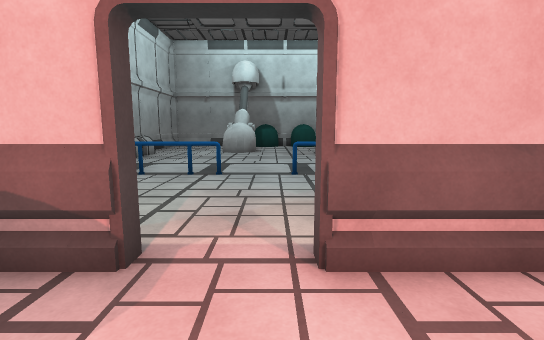
View 1 (above)

20 first-person views from a walk through a 3-D level made in the Unity game engine. The camera is 1.4 m above the floor, tilts 8° down and sees 85° across. Doors are open. The floor is counted in squares, 1 m on a side. Each view is taken from the middle of a square. On the plan, view 1 faces up. The plan holds only what a view shows up to about 14 squares ahead; the rest is blank.

View 2
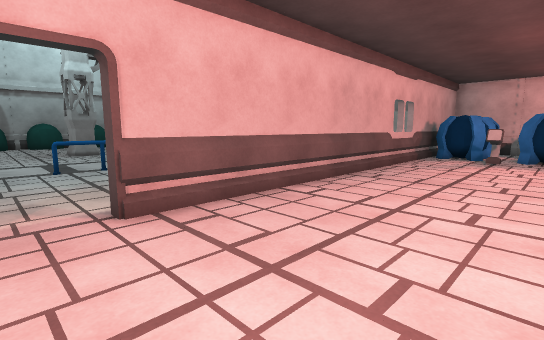

View 3
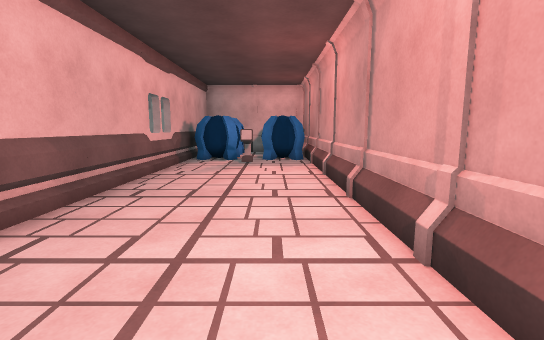

View 4
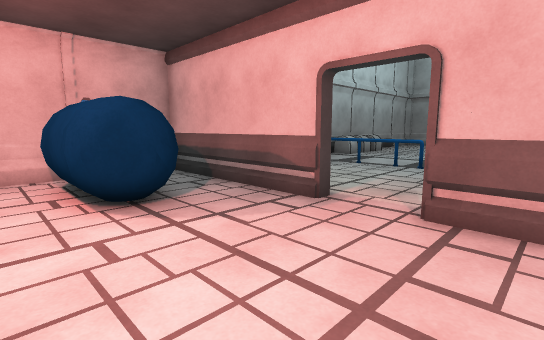

View 5
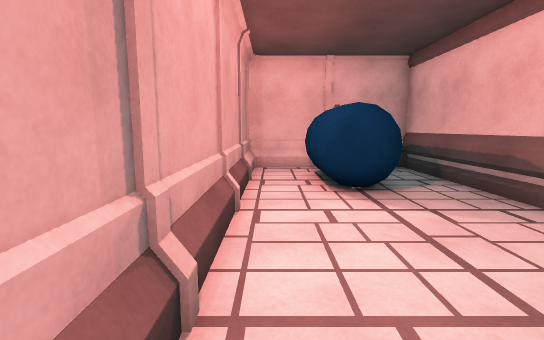

View 6
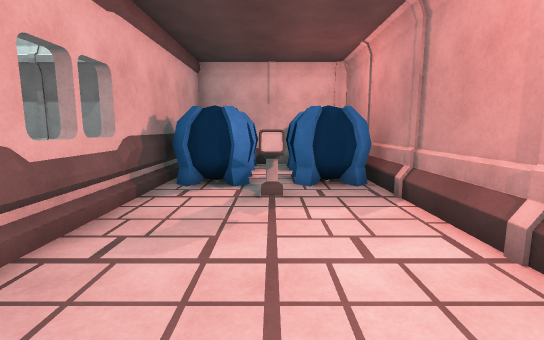

View 7
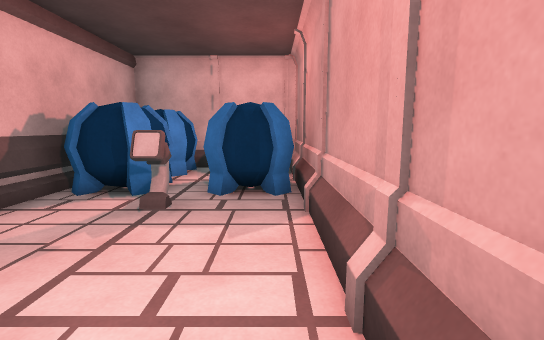

View 8
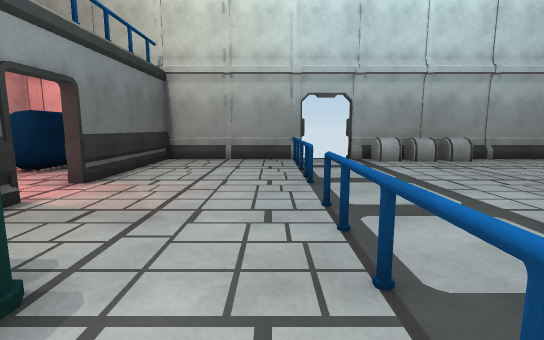

View 9
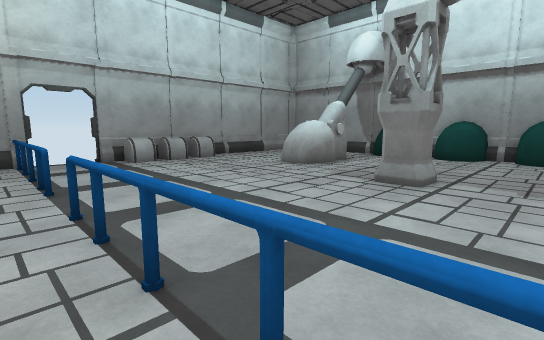

View 10
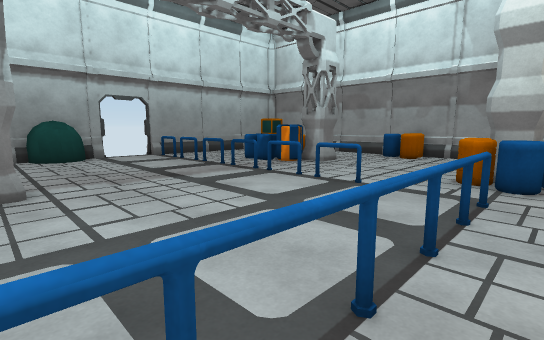

View 11
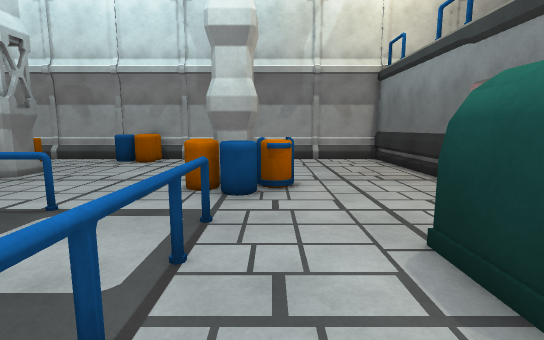

View 12
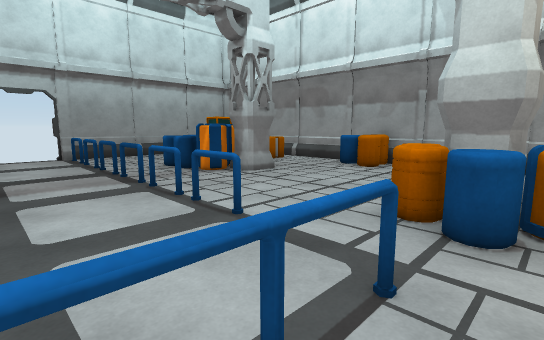

View 13
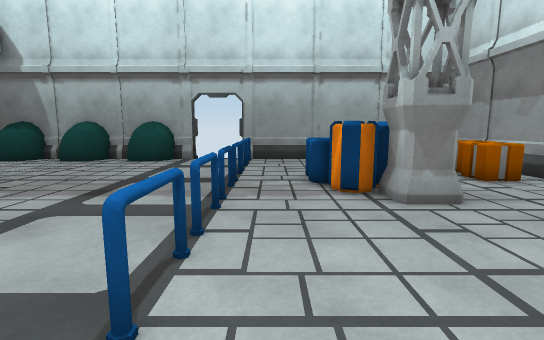

View 14
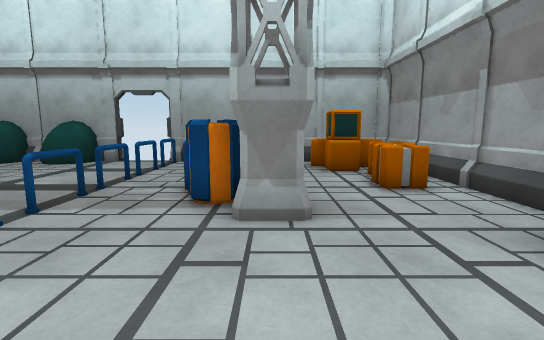

View 15
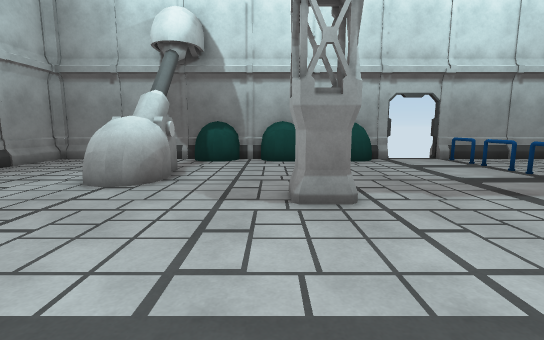

View 16
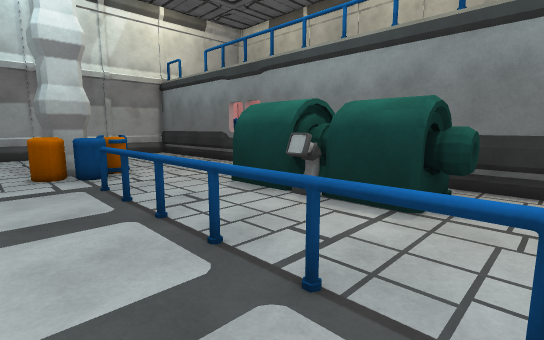

View 17
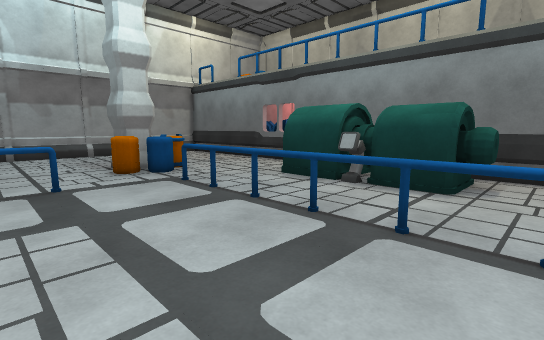

View 18
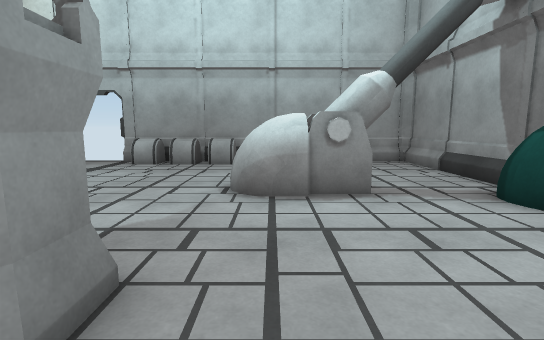

View 19
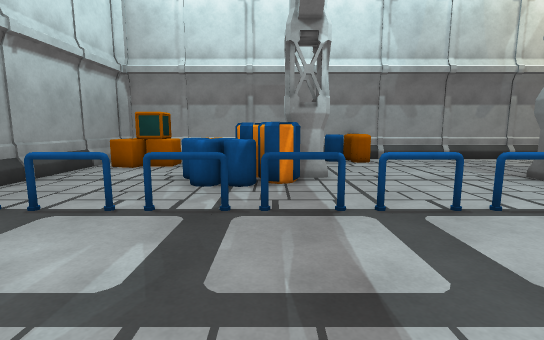

View 20
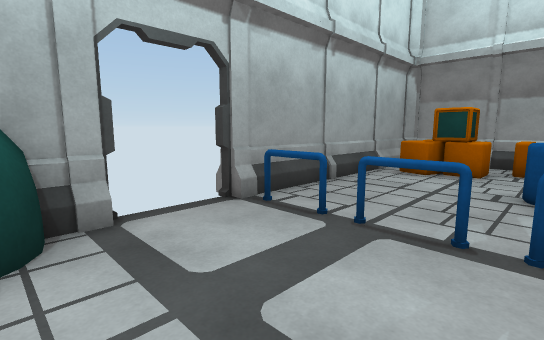

### Floor plan
Ten units are one square. View 1 is at (0, 0); x grows to the right and y downward. Boxes are objects, and circles mark ways between rooms. Rooms are numbered by the first view taken in them; rooms with no view inside come last. Other rooms are left out.
<svg viewBox="-85 -250 279 284">
<path fill="none" stroke="#000" d="M-15 -34 -15 -29 -79 -29M163 -29 5 -29 5 -31M189 7 189 -10M-73 29 186 29M-79 4 -79 26M186 -3 186 -9M186 7 186 2M-76 5 -76 27 176 27M35 -155 25 -155 25 -165 35 -165 35 -155M-10 -182 -14 -175 -20 -173 -24 -174M-9 -185 -11 -177 -19 -171M-11 -184 -12 -181 -16 -177M-10 -189 -10 -179M145 -155 135 -155 135 -165M-21 -171 -28 -176M-20 -175 -25 -176M134 -85 125 -85 125 -95 135 -95M-12 -203 -12 -185M46 -239 35 -239M76 -239 64 -239M-20 -205 -16 -203 -15 -199M16 -239 5 -239M22 -31 40 -31M110 -31 186 -31M5 -31 10 -31M-14 -239 -74 -239M-79 -96 -79 -31M189 -235 185 -238M-75 -239 -79 -235 -79 -115M189 -31 189 -239 95 -239M-76 -31 -14 -31M-11 -178 -14 -172 -21 -171M-20 -171 -25 -172M73 -236 65 -236M45 -236 35 -236M15 -236 5 -236M-15 -236 -74 -236M186 -151 186 -199M-76 -126 -76 -117M186 -203 186 -213M-76 -94 -76 -31M179 -236 97 -236M-76 -236 -76 -173M186 -31 186 -131"/>
<rect x="-65" y="-15" width="40" height="30" fill="#bbb"><title>other object</title></rect>
<rect x="125" y="-5" width="10" height="10" fill="#bbb"><title>other object</title></rect>
<rect x="135" y="5" width="30" height="20" fill="#bbb"><title>other object</title></rect>
<rect x="135" y="-25" width="30" height="20" fill="#bbb"><title>other object</title></rect>
<rect x="165" y="5" width="20" height="20" fill="#bbb"><title>other object</title></rect>
<rect x="165" y="-25" width="20" height="20" fill="#bbb"><title>other object</title></rect>
<rect x="-75" y="-95" width="20" height="10" fill="#bbb"><title>other object</title></rect>
<rect x="-75" y="-145" width="10" height="20" fill="#bbb"><title>other object</title></rect>
<rect x="-75" y="-155" width="10" height="10" fill="#bbb"><title>other object</title></rect>
<rect x="-75" y="-165" width="10" height="10" fill="#bbb"><title>other object</title></rect>
<rect x="-55" y="-95" width="10" height="10" fill="#bbb"><title>guardrail</title></rect>
<rect x="-45" y="-95" width="10" height="10" fill="#bbb"><title>guardrail</title></rect>
<rect x="-35" y="-95" width="10" height="10" fill="#bbb"><title>guardrail</title></rect>
<rect x="-25" y="-95" width="10" height="10" fill="#bbb"><title>guardrail</title></rect>
<rect x="-15" y="-245" width="20" height="20" fill="#bbb"><title>other object</title></rect>
<rect x="5" y="-95" width="10" height="10" fill="#bbb"><title>guardrail</title></rect>
<rect x="15" y="-95" width="10" height="10" fill="#bbb"><title>guardrail</title></rect>
<rect x="15" y="-245" width="20" height="20" fill="#bbb"><title>other object</title></rect>
<rect x="25" y="-95" width="20" height="10" fill="#bbb"><title>guardrail</title></rect>
<rect x="35" y="-65" width="50" height="30" fill="#bbb"><title>other object</title></rect>
<rect x="45" y="-95" width="10" height="10" fill="#bbb"><title>guardrail</title></rect>
<rect x="45" y="-245" width="20" height="20" fill="#bbb"><title>other object</title></rect>
<rect x="55" y="-65" width="10" height="10" fill="#bbb"><title>other object</title></rect>
<rect x="55" y="-95" width="20" height="10" fill="#bbb"><title>guardrail</title></rect>
<rect x="75" y="-95" width="10" height="10" fill="#bbb"><title>guardrail</title></rect>
<rect x="85" y="-95" width="10" height="10" fill="#bbb"><title>guardrail</title></rect>
<rect x="95" y="-135" width="10" height="20" fill="#bbb"><title>guardrail</title></rect>
<rect x="95" y="-155" width="10" height="20" fill="#bbb"><title>guardrail</title></rect>
<rect x="95" y="-175" width="10" height="20" fill="#bbb"><title>guardrail</title></rect>
<rect x="95" y="-195" width="10" height="20" fill="#bbb"><title>guardrail</title></rect>
<rect x="95" y="-215" width="10" height="20" fill="#bbb"><title>guardrail</title></rect>
<rect x="95" y="-235" width="10" height="20" fill="#bbb"><title>guardrail</title></rect>
<rect x="105" y="-95" width="20" height="10" fill="#bbb"><title>barrel</title></rect>
<rect x="115" y="-85" width="20" height="10" fill="#bbb"><title>barrel</title></rect>
<rect x="115" y="-105" width="10" height="10" fill="#bbb"><title>barrel</title></rect>
<rect x="115" y="-185" width="20" height="10" fill="#bbb"><title>barrel</title></rect>
<rect x="115" y="-195" width="10" height="10" fill="#bbb"><title>barrel</title></rect>
<rect x="125" y="-175" width="10" height="20" fill="#bbb"><title>barrel</title></rect>
<rect x="125" y="-195" width="10" height="10" fill="#bbb"><title>barrel</title></rect>
<rect x="135" y="-185" width="10" height="10" fill="#bbb"><title>barrel</title></rect>
<rect x="155" y="-215" width="20" height="10" fill="#bbb"><title>crate</title></rect>
<rect x="155" y="-235" width="20" height="20" fill="#bbb"><title>crate</title></rect>
<rect x="165" y="-135" width="10" height="10" fill="#bbb"><title>barrel</title></rect>
<rect x="165" y="-195" width="20" height="20" fill="#bbb"><title>crate</title></rect>
<rect x="165" y="-205" width="20" height="10" fill="#bbb"><title>crate</title></rect>
<rect x="165" y="-235" width="20" height="20" fill="#bbb"><title>crate</title></rect>
<rect x="175" y="-135" width="10" height="10" fill="#bbb"><title>barrel</title></rect>
<rect x="175" y="-155" width="10" height="20" fill="#bbb"><title>barrel</title></rect>
<circle cx="-5" cy="-30" r="3" fill="#2a7"/>
<text x="60" y="0">1</text>
<text x="60" y="-140">2</text>
</svg>
Room 1 opens to room 2.

Where each view was taken, in squares from view 1:
view 1: 0 up, 0 right, facing up
view 2: 2 down, 1 left, facing up-right
view 3: 1 down, 1 right, facing right
view 4: 2 down, 2 right, facing up-left
view 5: 2 down, 3 right, facing left
view 6: 0 up, 7 right, facing right
view 7: 2 down, 8 right, facing right
view 8: 8 up, 6 right, facing left
view 9: 8 up, 6 right, facing up-left
view 10: 8 up, 3 right, facing up-right
view 11: 8 up, 5 right, facing right
view 12: 8 up, 7 right, facing up-right
view 13: 10 up, 11 right, facing up
view 14: 11 up, 14 right, facing up
view 15: 10 up, 2 right, facing up
view 16: 11 up, 2 right, facing down-right
view 17: 13 up, 2 right, facing down-right
view 18: 18 up, 5 right, facing left
view 19: 17 up, 5 right, facing right
view 20: 19 up, 6 right, facing up-right
